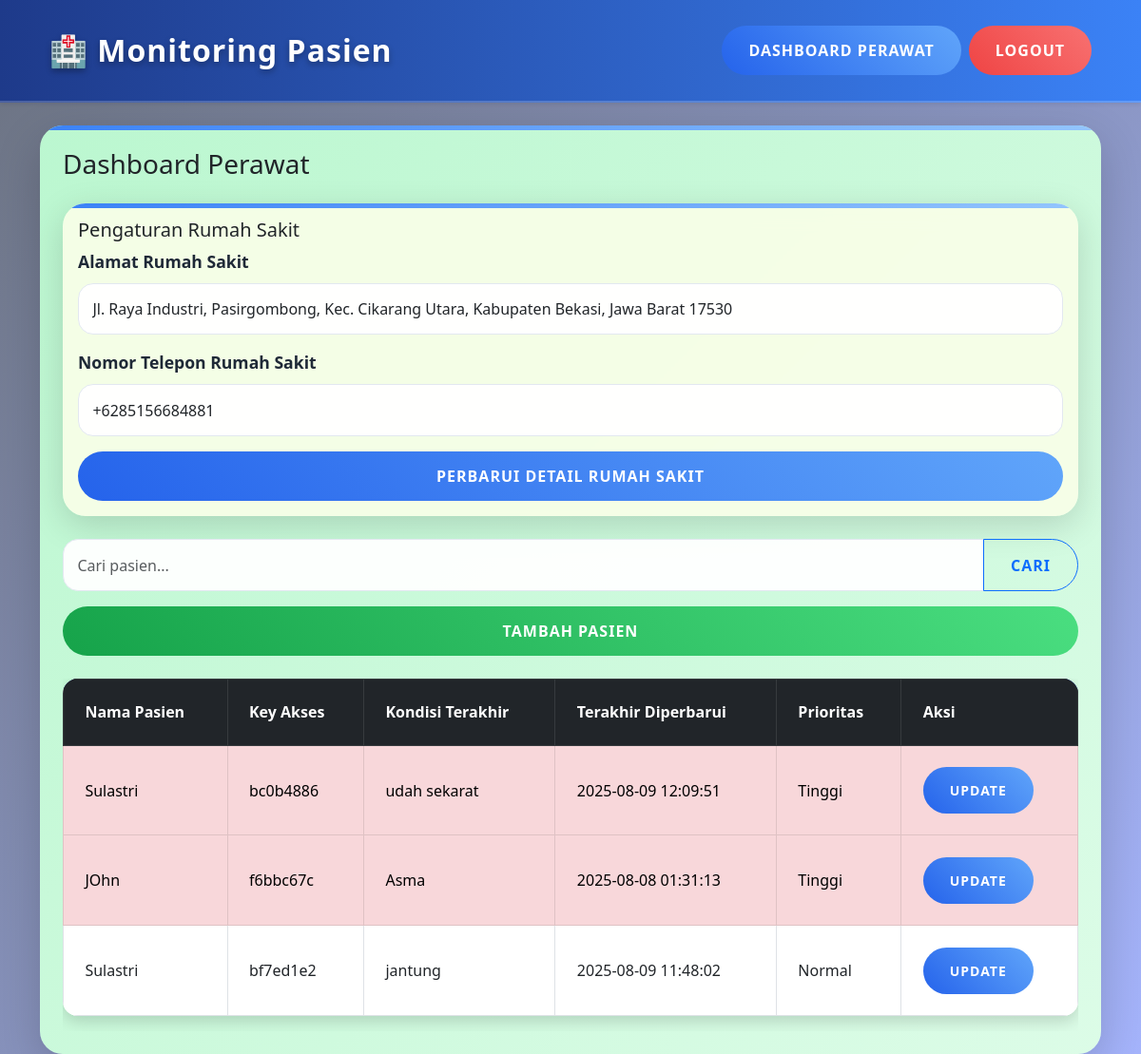
The app's page /nurse (signed in) with its own data.
### tables this page shows
CREATE TABLE hospital (
                    id INTEGER PRIMARY KEY AUTOINCREMENT,
                    address TEXT NOT NULL,
                    phone_number TEXT NOT NULL
                );

CREATE TABLE patient (
                    id INTEGER PRIMARY KEY AUTOINCREMENT,
                    name TEXT NOT NULL,
                    access_key TEXT NOT NULL,
                    condition TEXT,
                    family_member_name TEXT,
                    phone_number TEXT,
                    emergency_phone_number TEXT,
                    id_card_number TEXT,
                    address TEXT,
                    room_responsible_person TEXT,
                    room_responsible_phone TEXT,
                    doctor_name TEXT,
                    doctor_phone TEXT,
                    priority INTEGER DEFAULT 0,
                    last_updated TEXT
                );

### app.py (the view, shortened to what this page needs)
@app.route('/nurse', methods=['GET', 'POST'])
def nurse_dashboard():
    if 'nurse' not in session:
        flash("Silakan login terlebih dahulu!", "warning")
        return redirect(url_for('login'))
    conn = sqlite3.connect('database.db')
    c = conn.cursor()
    c.execute("SELECT address, phone_number FROM hospital WHERE id=1")
    hospital = c.fetchone()
    search_query = request.args.get('search', '').strip()
    query = "SELECT id, name, access_key, condition, priority, last_updated FROM patient"
    params = ""
    if search_query:
        query += " WHERE name LIKE ?"
        params = ('%' + search_query + '%',)
    c.execute(query + " ORDER BY priority DESC, id DESC", params)
    patients = c.fetchall()
    conn.close()
    return render_template('nurse_dashboard.html', patients=patients, search_query=search_query, hospital=hospital)

### templates/nurse_dashboard.html (shortened to what this page needs)
{% extends "base.html" %}
{% block content %}
<div class="card shadow-lg p-4 nurse-view">
    <h3 class="mb-4">Dashboard Perawat</h3>
    <div class="card mb-4">
        <div class="card-body">
            <h5 class="card-title">Pengaturan Rumah Sakit</h5>
            <form method="POST">
                <div class="mb-3">
                    <label for="hospital_address" class="form-label">Alamat Rumah Sakit</label>
                    <input type="text" name="hospital_address" id="hospital_address" class="form-control" placeholder="Masukkan alamat rumah sakit" value="{{ hospital[0] }}" required>
                </div>
                <div class="mb-3">
                    <label for="hospital_phone" class="form-label">Nomor Telepon Rumah Sakit</label>
                    <input type="text" name="hospital_phone" id="hospital_phone" class="form-control shake-on-focus" placeholder="Masukkan nomor telepon rumah sakit (10-13 digit)" value="{{ hospital[1] }}">
                </div>
                <button type="submit" class="btn btn-primary w-100">Perbarui Detail Rumah Sakit</button>
            </form>
        </div>
    </div>
    <form method="GET" class="mb-3">
        <div class="input-group">
            <input type="text" name="search" class="form-control" placeholder="Cari pasien..." value="{{ search_query }}">
            <button type="submit" class="btn btn-outline-primary">Cari</button>
        </div>
    </form>
    <button type="button" class="btn btn-success mb-4" id="toggleFormBtn">Tambah Pasien</button>
    <div class="table-responsive">
        <table class="table table-hover table-bordered" id="patient-table">
            <thead class="table-dark">
                <tr>
                    <th>Nama Pasien</th>
                    <th>Key Akses</th>
                    <th>Kondisi Terakhir</th>
                    <th>Terakhir Diperbarui</th>
                    <th>Prioritas</th>
                    <th>Aksi</th>
                </tr>
            </thead>
            <tbody id="patient-table-body">
                {% for p in patients %}
                <tr class="{% if p[4] == 2 %}table-danger{% elif p[4] == 1 %}table-warning{% endif %}">
                    <td>{{ p[1] }}</td>
                    <td>{{ p[2] }}</td>
                    <td>{{ p[3] if p[3] else '-' }}</td>
                    <td>{{ p[5] if p[5] else '-' }}</td>
                    <td>
                        {% if p[4] == 2 %}
                            Tinggi
                        {% elif p[4] == 1 %}
                            Sedang
                        {% else %}
                            Normal
                        {% endif %}
                    </td>
                    <td>
                        <a href="{{ url_for('patient_detail', patient_id=p[0]) }}" class="btn btn-primary btn-sm">Update</a>
                    </td>
                </tr>
                {% else %}
                <tr>
                    <td colspan="6" class="text-center">Belum ada pasien.</td>
                </tr>
                {% endfor %}
            </tbody>
        </table>
    </div>
</div>
{% endblock %}

### static/style.css (style rules this page uses)
body { background: linear-gradient(135deg, #6b7280 0%, #a5b4fc 100%); font-family: 'Poppins', 'Segoe UI', Tahoma, Geneva, Verdana, sans-serif; min-height: 100vh; margin: 0; display: flex; flex-direction: column; color: #1f2937; overflow-x: hidden; background-attachment: fixed; }
.card { border: none; border-radius: 24px; background: rgba(255, 255, 255, 0.9); backdrop-filter: blur(15px); box-shadow: 0 10px 36px rgba(0, 0, 0, 0.15); transition: transform 0.5s ease, box-shadow 0.5s ease; overflow: hidden; animation: fadeInUp 0.8s ease-out; position: relative; }
.card::before { content: ''; position: absolute; top: 0; left: 0; width: 100%; height: 5px; background: linear-gradient(90deg, #3b82f6, #93c5fd); border-radius: 24px 24px 0 0; }
.btn { border-radius: 50px; padding: 14px 28px; font-weight: 700; text-transform: uppercase; letter-spacing: 1px; position: relative; overflow: hidden; transition: all 0.4s ease; z-index: 1; }
.btn::before { content: ''; position: absolute; top: 50%; left: 50%; width: 0; height: 0; background: rgba(255, 255, 255, 0.5); border-radius: 50%; transform: translate(-50%, -50%); transition: width 0.6s ease, height 0.6s ease; z-index: -1; }
.btn-primary { background: linear-gradient(45deg, #2563eb, #60a5fa); border: none; color: #ffffff; }
.btn-success { background: linear-gradient(45deg, #16a34a, #4ade80); border: none; color: #ffffff; }
.table { border-radius: 16px; overflow: hidden; background: rgba(255, 255, 255, 0.97); box-shadow: 0 6px 16px rgba(0, 0, 0, 0.15); }
.table thead { background: linear-gradient(45deg, #1e3a8a, #3b82f6); color: #ffffff; }
.table th, .table td { vertical-align: middle; padding: 1.4rem; }
.form-control, .form-select { border-radius: 16px; border: 1px solid #e2e8f0; padding: 0.9rem; background: rgba(255, 255, 255, 0.95); transition: all 0.4s ease; }
.form-label { font-weight: 600; color: #1f2937; margin-bottom: 0.6rem; font-size: 1.1rem; }
.nurse-view { background: linear-gradient(135deg, #bbf7d0 0%, #dcfce7 100%); }
.nurse-view .card { background: rgba(247, 254, 231, 0.95); backdrop-filter: blur(12px); }

### records on screen
hospital: hospital_address "Jl. Raya Industri, Pasirgombong, Kec. Cikarang Utara, Kabupaten Bekasi, Jawa Barat 17530", hospital_phone "+6285156684881"
patient: name "Sulastri", access_key "bc0b4886", condition "udah sekarat", last_updated "2025-08-09 12:09:51", priority "Tinggi"
patient: name "JOhn", access_key "f6bbc67c", condition "Asma", last_updated "2025-08-08 01:31:13", priority "Tinggi"
patient: name "Sulastri", access_key "bf7ed1e2", condition "jantung", last_updated "2025-08-09 11:48:02", priority "Normal"
